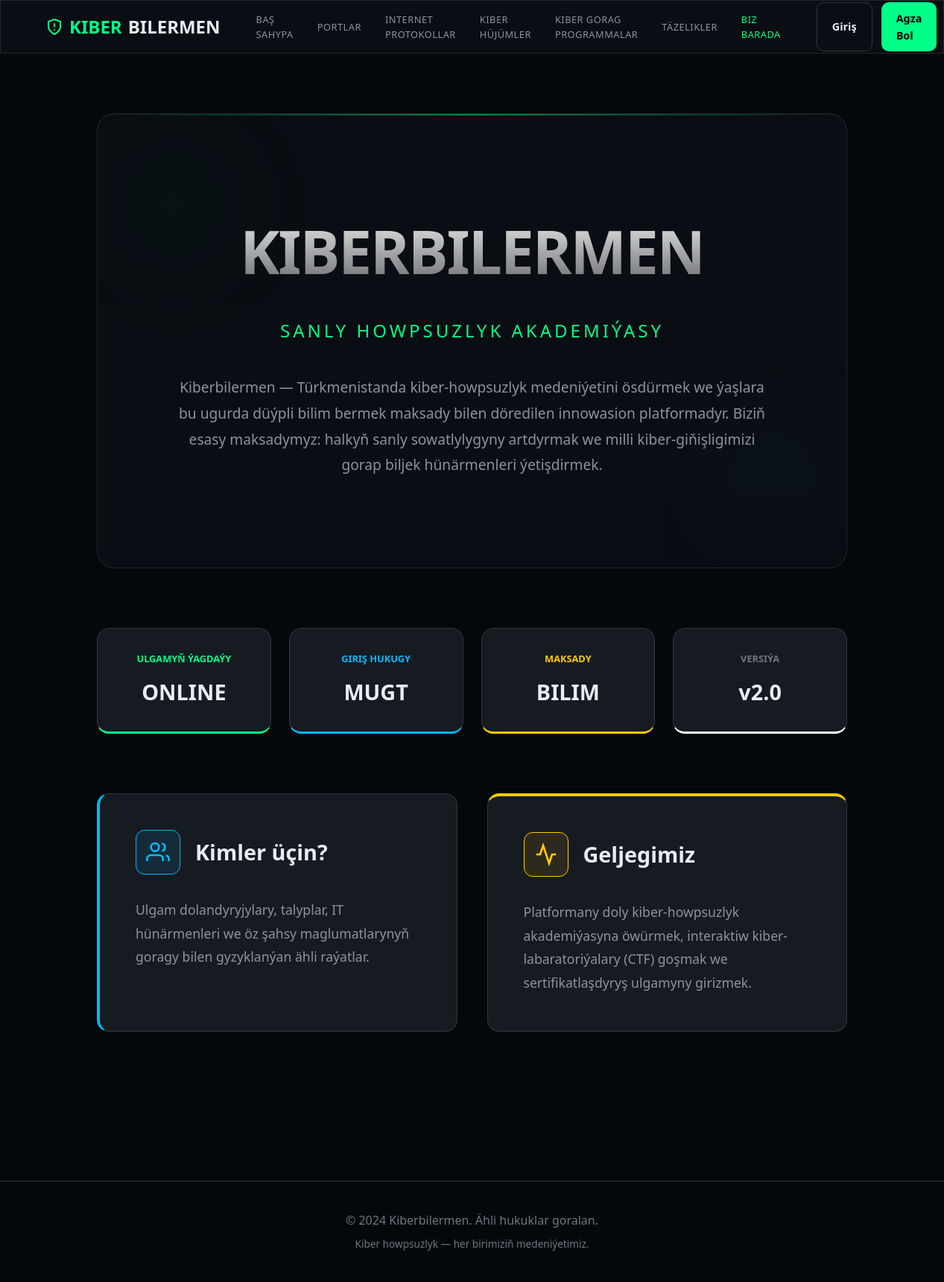
The page /about/ on the database its author committed.
### about/models.py (models this page shows, shortened)
class ProjectInfo(models.Model):
    goal = models.TextField(verbose_name="Maksady")
    audience = models.TextField(blank=True, verbose_name="Diňleýjiler (Auditoriýa)")
    author_name = models.CharField(max_length=128, blank=True, verbose_name="Awtoryň ady")
    author_bio = models.TextField(blank=True, verbose_name="Awtor barada maglumat")
    future_plans = models.TextField(blank=True, verbose_name="Gelejekki meýiller")
    class Meta:
        verbose_name = "Taslama maglumaty"
        verbose_name_plural = "Taslama maglumatlary"

### about/views.py (the view)
# urls.py: path("", views.about, name="about"),
def about(request):
    return render(
        request,
        "about/about.html",
        {
            "project": ProjectInfo.objects.first(),
        },
    )

### about/templates/about/about.html (shortened to what this page needs)
{% extends "base.html" %}
{% load static %}
{% block content %}
<div class="about-container">
    <section class="about-hero glass" style="margin-bottom: 80px; position: relative; overflow: hidden; padding: 120px 60px; border-radius: 24px; text-align: center;">
        <div class="scanner-line"></div>
        <div style="position: relative; z-index: 2;">
            <h1 style="font-size: 5rem; font-weight: 900; letter-spacing: -2px; margin-bottom: 24px; background: linear-gradient(to bottom, #fff, rgba(255,255,255,0.3)); -webkit-background-clip: text; -webkit-text-fill-color: transparent;">KIBERBILERMEN</h1>
            <p style="font-size: 1.5rem; color: var(--primary); font-weight: 500; text-transform: uppercase; letter-spacing: 4px; margin-bottom: 40px;">Sanly Howpsuzlyk Akademiýasy</p>
            <div style="max-width: 800px; margin: 0 auto; line-height: 1.8; font-size: 1.2rem; color: var(--text-muted);">
                {% if project %}
                    {{ project.goal }}
                {% else %}
                    Türkmenistanda kiber-howpsuzlyk medeniýetini ösdürmek we ýaşlara bu ugurda dünýä standartlaryna laýyk bilim bermek maksady bilen döredilen innowasion platforma.
                {% endif %}
            </div>
        </div>
        <div style="position: absolute; top: -10%; left: -10%; width: 40%; height: 60%; background: radial-gradient(circle, var(--primary-glow) 0%, transparent 70%); opacity: 0.1; filter: blur(60px); pointer-events: none;"></div>
        <div style="position: absolute; bottom: -10%; right: -10%; width: 40%; height: 60%; background: radial-gradient(circle, var(--secondary-glow) 0%, transparent 70%); opacity: 0.1; filter: blur(60px); pointer-events: none;"></div>
    </section>
    <section style="display: grid; grid-template-columns: repeat(4, 1fr); gap: 24px; margin-bottom: 80px;">
        <div class="card glass status-card" style="padding: 30px; text-align: center; border-bottom: 3px solid var(--primary);">
            <div style="font-size: 0.8rem; color: var(--primary); font-weight: 700; margin-bottom: 12px; text-transform: uppercase;">Ulgamyň Ýagdaýy</div>
            <div style="font-size: 1.8rem; font-weight: 700;">ONLINE</div>
        </div>
        <div class="card glass status-card" style="padding: 30px; text-align: center; border-bottom: 3px solid var(--secondary);">
            <div style="font-size: 0.8rem; color: var(--secondary); font-weight: 700; margin-bottom: 12px; text-transform: uppercase;">Giriş Hukugy</div>
            <div style="font-size: 1.8rem; font-weight: 700;">MUGT</div>
        </div>
        <div class="card glass status-card" style="padding: 30px; text-align: center; border-bottom: 3px solid var(--warning);">
            <div style="font-size: 0.8rem; color: var(--warning); font-weight: 700; margin-bottom: 12px; text-transform: uppercase;">Maksady</div>
            <div style="font-size: 1.8rem; font-weight: 700;">BILIM</div>
        </div>
        <div class="card glass status-card" style="padding: 30px; text-align: center; border-bottom: 3px solid #fff;">
            <div style="font-size: 0.8rem; color: var(--text-dim); font-weight: 700; margin-bottom: 12px; text-transform: uppercase;">Versiýa</div>
            <div style="font-size: 1.8rem; font-weight: 700;">v2.0</div>
        </div>
    </section>
    <div style="display: grid; grid-template-columns: 1fr 1fr; gap: 40px; margin-bottom: 80px;">
        <div class="card glass" style="padding: 48px; border-left: 4px solid var(--secondary);">
            <div style="display: flex; align-items: center; gap: 20px; margin-bottom: 32px;">
                <div style="width: 60px; height: 60px; background: rgba(0, 187, 255, 0.1); border: 1px solid var(--secondary); border-radius: 12px; display: flex; align-items: center; justify-content: center; color: var(--secondary);">
                </div>
                <h3 style="font-size: 1.8rem;">Kimler üçin?</h3>
            </div>
            <p style="font-size: 1.1rem; line-height: 1.8; color: var(--text-muted);">
                {% if project.audience %}
                    {{ project.audience }}
                {% else %}
                    Platformamyz talyplar, IT hünärmenleri we internetde öz howpsuzlygyny üpjün etmek isleýän ähli türkmenistanlylar üçin açykdyr. Biz çylşyrymly tehnologiýalary ýönekeý dilde düşündirýäris.
                {% endif %}
            </p>
        </div>
        <div class="card glass" style="padding: 48px; border-top: 4px solid var(--warning);">
            <div style="display: flex; align-items: center; gap: 20px; margin-bottom: 32px;">
                <div style="width: 60px; height: 60px; background: rgba(255, 170, 0, 0.1); border: 1px solid var(--warning); border-radius: 12px; display: flex; align-items: center; justify-content: center; color: var(--warning);">
                    <svg stroke="currentColor" fill="none" stroke-width="2" viewBox="0 0 24 24" height="2em" width="2em" xmlns="http://www.w3.org/2000/svg"><polyline points="22 12 18 12 15 21 9 3 6 12 2 12"></polyline></svg>
                </div>
                <h3 style="font-size: 1.8rem;">Geljegimiz</h3>
            </div>
            <p style="font-size: 1.1rem; line-height: 1.8; color: var(--text-muted);">
                {% if project.future_plans %}
                    {{ project.future_plans }}
                {% else %}
                    Biziň esasy maksadymyz — interaktiw kiber-labaratoriýalary döretmek, milli kiber-howpsuzlyk bäsleşiklerini geçirmek we ýurduň iň uly IТ bilim binýadyna öwrülmek.
                {% endif %}
            </p>
        </div>
    </div>
</div>
{% endblock %}

### static/css/index.css (style rules this page uses)
:root { --bg-deep: #05080a; --bg-base: #0d1117; --bg-surface: #161b22; --bg-surface-half: rgba(22, 27, 34, 0.5); --primary: #00ff88; --primary-glow: rgba(0, 255, 136, 0.3); --secondary: #00bbff; --secondary-glow: rgba(0, 187, 255, 0.3); --text-main: #e6edf3; --text-muted: #8b949e; --text-dim: #6e7681; --border-main: #30363d; --border-hover: #484f58; --danger: #ff4b4b; --success: #00ff88; --warning: #ffcc00; --transition-fast: 0.2s cubic-bezier(0.4, 0, 0.2, 1); --transition-base: 0.3s cubic-bezier(0.4, 0, 0.2, 1); --glass-bg: rgba(13, 17, 23, 0.7); --glass-border: rgba(255, 255, 255, 0.1); --shadow-sm: 0 4px 6px -1px rgba(0, 0, 0, 0.3); --shadow-md: 0 10px 15px -3px rgba(0, 0, 0, 0.5); }
* { box-sizing: border-box; margin: 0; padding: 0; }
body { font-family: system-ui, -apple-system, 'Segoe UI', Roboto, Helvetica, Arial, sans-serif, 'Apple Color Emoji', 'Segoe UI Emoji'; background-color: var(--bg-deep); color: var(--text-main); line-height: 1.6; min-height: 100vh; overflow-x: hidden; }
.glass { background: var(--glass-bg); backdrop-filter: blur(12px); -webkit-backdrop-filter: blur(12px); border: 1px solid var(--glass-border); }
.card { background: var(--bg-surface); border: 1px solid var(--border-main); border-radius: 16px; padding: 24px; transition: var(--transition-base); }

### about/templates/about/about.html (style rules this page uses)
.about-container { padding: 40px 100px; max-width: 1600px; margin: 0 auto; }
.scanner-line { position: absolute; top: 0; left: 0; width: 100%; height: 2px; background: linear-gradient(to right, transparent, var(--primary), transparent); opacity: 0.5; animation: scan 4s linear infinite; z-index: 1; }
.status-card { transition: all 0.3s ease; cursor: default; }

### rows shown on the page
ProjectInfo: goal "Kiberbilermen — Türkmenistanda kiber-howpsuzlyk medeniýetini ösdürmek we ýaşlara bu ugurda düýpli bilim bermek maksady bilen döredilen innowasion platformadyr. Biziň esasy maksadymyz: halkyň sanly sowatlylygyny artdyrmak we milli kiber-giňişligimizi gorap biljek hünärmenleri ýetişdirmek.", audience "Ulgam dolandyryjylary, talyplar, IT hünärmenleri we öz şahsy maglumatlarynyň goragy bilen gyzyklanýan ähli raýatlar.", future_plans "Platformany doly kiber-howpsuzlyk akademiýasyna öwürmek, interaktiw kiber-labaratoriýalary (CTF) goşmak we sertifikatlaşdyryş ulgamyny girizmek."
